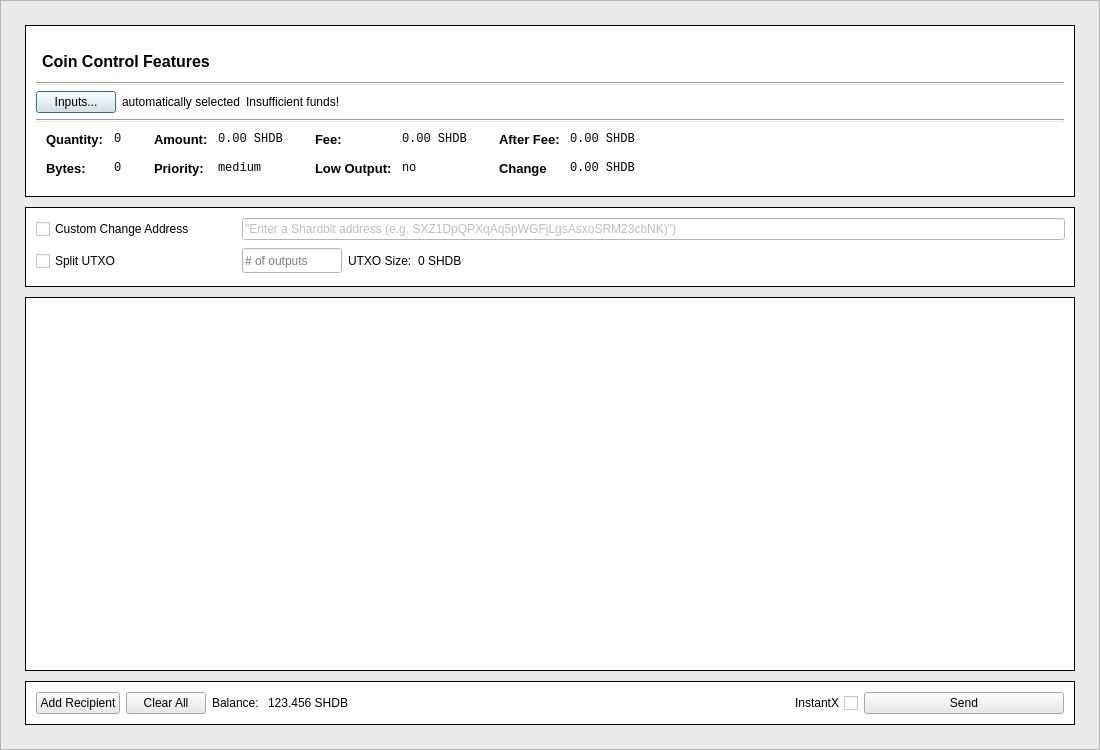
<?xml version="1.0" encoding="UTF-8"?>
<ui version="4.0">
 <class>SendCoinsDialog</class>
 <widget class="QDialog" name="SendCoinsDialog">
  <property name="geometry">
   <rect>
    <x>0</x>
    <y>0</y>
    <width>1100</width>
    <height>750</height>
   </rect>
  </property>
  <property name="minimumSize">
   <size>
    <width>0</width>
    <height>0</height>
   </size>
  </property>
  <property name="maximumSize">
   <size>
    <width>16777215</width>
    <height>16777215</height>
   </size>
  </property>
  <property name="windowTitle">
   <string>Send Coins</string>
  </property>
  <layout class="QVBoxLayout" name="verticalLayout" stretch="0">
   <property name="leftMargin">
    <number>0</number>
   </property>
   <property name="topMargin">
    <number>0</number>
   </property>
   <property name="rightMargin">
    <number>0</number>
   </property>
   <property name="bottomMargin">
    <number>0</number>
   </property>
   <item>
    <widget class="QFrame" name="frame">
     <property name="styleSheet">
      <string notr="true">background-color: #eaeaea
</string>
     </property>
     <property name="frameShape">
      <enum>QFrame::StyledPanel</enum>
     </property>
     <property name="frameShadow">
      <enum>QFrame::Raised</enum>
     </property>
     <layout class="QVBoxLayout" name="verticalLayout_3">
      <property name="leftMargin">
       <number>24</number>
      </property>
      <property name="topMargin">
       <number>24</number>
      </property>
      <property name="rightMargin">
       <number>24</number>
      </property>
      <property name="bottomMargin">
       <number>24</number>
      </property>
      <item>
       <layout class="QVBoxLayout" name="verticalLayout_2">
        <property name="spacing">
         <number>10</number>
        </property>
        <item>
         <widget class="QFrame" name="frameCoinControl">
          <property name="minimumSize">
           <size>
            <width>0</width>
            <height>0</height>
           </size>
          </property>
          <property name="maximumSize">
           <size>
            <width>16777215</width>
            <height>230</height>
           </size>
          </property>
          <property name="styleSheet">
           <string notr="true">#frameCoinControl {
    background-color: #fff;
    border: 1px solid black;
}</string>
          </property>
          <property name="frameShape">
           <enum>QFrame::StyledPanel</enum>
          </property>
          <property name="frameShadow">
           <enum>QFrame::Raised</enum>
          </property>
          <layout class="QVBoxLayout" name="verticalLayout_5">
           <property name="leftMargin">
            <number>0</number>
           </property>
           <property name="topMargin">
            <number>0</number>
           </property>
           <property name="rightMargin">
            <number>0</number>
           </property>
           <property name="bottomMargin">
            <number>0</number>
           </property>
           <item>
            <layout class="QVBoxLayout" name="verticalLayout_8">
             <property name="leftMargin">
              <number>10</number>
             </property>
             <property name="topMargin">
              <number>10</number>
             </property>
             <property name="rightMargin">
              <number>10</number>
             </property>
             <property name="bottomMargin">
              <number>10</number>
             </property>
             <item>
              <layout class="QVBoxLayout" name="verticalLayout_4">
               <property name="leftMargin">
                <number>0</number>
               </property>
               <item>
                <widget class="QFrame" name="frame_5">
                 <property name="minimumSize">
                  <size>
                   <width>0</width>
                   <height>40</height>
                  </size>
                 </property>
                 <property name="maximumSize">
                  <size>
                   <width>16777215</width>
                   <height>40</height>
                  </size>
                 </property>
                 <property name="styleSheet">
                  <string notr="true">border: 0;</string>
                 </property>
                 <property name="frameShape">
                  <enum>QFrame::StyledPanel</enum>
                 </property>
                 <property name="frameShadow">
                  <enum>QFrame::Raised</enum>
                 </property>
                 <property name="lineWidth">
                  <number>0</number>
                 </property>
                 <layout class="QHBoxLayout" name="horizontalLayout_5">
                  <property name="leftMargin">
                   <number>0</number>
                  </property>
                  <property name="topMargin">
                   <number>0</number>
                  </property>
                  <property name="rightMargin">
                   <number>0</number>
                  </property>
                  <property name="bottomMargin">
                   <number>0</number>
                  </property>
                  <item>
                   <layout class="QHBoxLayout" name="horizontalLayout_4">
                    <item>
                     <widget class="QLabel" name="labelCoinControlFeatures">
                      <property name="font">
                       <font>
                        <pointsize>12</pointsize>
                        <weight>75</weight>
                        <bold>true</bold>
                       </font>
                      </property>
                      <property name="styleSheet">
                       <string notr="true">padding-top: 10px;
padding-left: 2px;
background-color: #fff;</string>
                      </property>
                      <property name="text">
                       <string>Coin Control Features</string>
                      </property>
                     </widget>
                    </item>
                   </layout>
                  </item>
                 </layout>
                </widget>
               </item>
               <item>
                <widget class="Line" name="line">
                 <property name="orientation">
                  <enum>Qt::Horizontal</enum>
                 </property>
                </widget>
               </item>
               <item>
                <layout class="QHBoxLayout" name="horizontalLayout_6">
                 <item>
                  <widget class="QPushButton" name="pushButtonCoinControl">
                   <property name="text">
                    <string>Inputs...</string>
                   </property>
                  </widget>
                 </item>
                 <item>
                  <widget class="QLabel" name="labelCoinControlAutomaticallySelected">
                   <property name="styleSheet">
                    <string notr="true">background-color: #fff</string>
                   </property>
                   <property name="text">
                    <string>automatically selected</string>
                   </property>
                  </widget>
                 </item>
                 <item>
                  <widget class="QLabel" name="labelCoinControlInsuffFunds">
                   <property name="palette">
                    <palette>
                     <active>
                      <colorrole role="Button">
                       <brush brushstyle="SolidPattern">
                        <color alpha="255">
                         <red>255</red>
                         <green>255</green>
                         <blue>255</blue>
                        </color>
                       </brush>
                      </colorrole>
                      <colorrole role="Base">
                       <brush brushstyle="SolidPattern">
                        <color alpha="255">
                         <red>255</red>
                         <green>255</green>
                         <blue>255</blue>
                        </color>
                       </brush>
                      </colorrole>
                      <colorrole role="Window">
                       <brush brushstyle="SolidPattern">
                        <color alpha="255">
                         <red>255</red>
                         <green>255</green>
                         <blue>255</blue>
                        </color>
                       </brush>
                      </colorrole>
                     </active>
                     <inactive>
                      <colorrole role="Button">
                       <brush brushstyle="SolidPattern">
                        <color alpha="255">
                         <red>255</red>
                         <green>255</green>
                         <blue>255</blue>
                        </color>
                       </brush>
                      </colorrole>
                      <colorrole role="Base">
                       <brush brushstyle="SolidPattern">
                        <color alpha="255">
                         <red>255</red>
                         <green>255</green>
                         <blue>255</blue>
                        </color>
                       </brush>
                      </colorrole>
                      <colorrole role="Window">
                       <brush brushstyle="SolidPattern">
                        <color alpha="255">
                         <red>255</red>
                         <green>255</green>
                         <blue>255</blue>
                        </color>
                       </brush>
                      </colorrole>
                     </inactive>
                     <disabled>
                      <colorrole role="Button">
                       <brush brushstyle="SolidPattern">
                        <color alpha="255">
                         <red>255</red>
                         <green>255</green>
                         <blue>255</blue>
                        </color>
                       </brush>
                      </colorrole>
                      <colorrole role="Base">
                       <brush brushstyle="SolidPattern">
                        <color alpha="255">
                         <red>255</red>
                         <green>255</green>
                         <blue>255</blue>
                        </color>
                       </brush>
                      </colorrole>
                      <colorrole role="Window">
                       <brush brushstyle="SolidPattern">
                        <color alpha="255">
                         <red>255</red>
                         <green>255</green>
                         <blue>255</blue>
                        </color>
                       </brush>
                      </colorrole>
                     </disabled>
                    </palette>
                   </property>
                   <property name="styleSheet">
                    <string notr="true">font-color: red;
background-color: #fff;</string>
                   </property>
                   <property name="text">
                    <string>Insufficient funds!</string>
                   </property>
                  </widget>
                 </item>
                 <item>
                  <spacer name="horizontalSpacerCoinControl">
                   <property name="orientation">
                    <enum>Qt::Horizontal</enum>
                   </property>
                   <property name="sizeHint" stdset="0">
                    <size>
                     <width>40</width>
                     <height>20</height>
                    </size>
                   </property>
                  </spacer>
                 </item>
                </layout>
               </item>
               <item>
                <widget class="Line" name="line_2">
                 <property name="orientation">
                  <enum>Qt::Horizontal</enum>
                 </property>
                </widget>
               </item>
              </layout>
             </item>
             <item>
              <widget class="QWidget" name="widgetCoinControl" native="true">
               <property name="sizePolicy">
                <sizepolicy hsizetype="Preferred" vsizetype="Preferred">
                 <horstretch>0</horstretch>
                 <verstretch>0</verstretch>
                </sizepolicy>
               </property>
               <property name="minimumSize">
                <size>
                 <width>0</width>
                 <height>0</height>
                </size>
               </property>
               <property name="maximumSize">
                <size>
                 <width>16777215</width>
                 <height>80</height>
                </size>
               </property>
               <property name="styleSheet">
                <string notr="true">background-color: #fff</string>
               </property>
               <layout class="QHBoxLayout" name="horizontalLayoutCoinControl5">
                <property name="leftMargin">
                 <number>0</number>
                </property>
                <property name="topMargin">
                 <number>0</number>
                </property>
                <property name="rightMargin">
                 <number>0</number>
                </property>
                <property name="bottomMargin">
                 <number>0</number>
                </property>
                <item>
                 <layout class="QHBoxLayout" name="horizontalLayoutCoinControl3" stretch="0,0,0,1">
                  <property name="spacing">
                   <number>20</number>
                  </property>
                  <property name="topMargin">
                   <number>0</number>
                  </property>
                  <property name="bottomMargin">
                   <number>10</number>
                  </property>
                  <item>
                   <layout class="QFormLayout" name="formLayoutCoinControl1">
                    <property name="horizontalSpacing">
                     <number>10</number>
                    </property>
                    <property name="verticalSpacing">
                     <number>14</number>
                    </property>
                    <property name="leftMargin">
                     <number>10</number>
                    </property>
                    <property name="topMargin">
                     <number>4</number>
                    </property>
                    <property name="rightMargin">
                     <number>6</number>
                    </property>
                    <item row="0" column="0">
                     <widget class="QLabel" name="labelCoinControlQuantityText">
                      <property name="font">
                       <font>
                        <pointsize>10</pointsize>
                        <weight>75</weight>
                        <bold>true</bold>
                       </font>
                      </property>
                      <property name="styleSheet">
                       <string notr="true">font-weight:bold;</string>
                      </property>
                      <property name="text">
                       <string>Quantity:</string>
                      </property>
                      <property name="margin">
                       <number>0</number>
                      </property>
                     </widget>
                    </item>
                    <item row="0" column="1">
                     <widget class="QLabel" name="labelCoinControlQuantity">
                      <property name="font">
                       <font>
                        <family>Monospace</family>
                        <pointsize>9</pointsize>
                       </font>
                      </property>
                      <property name="cursor">
                       <cursorShape>IBeamCursor</cursorShape>
                      </property>
                      <property name="contextMenuPolicy">
                       <enum>Qt::ActionsContextMenu</enum>
                      </property>
                      <property name="text">
                       <string>0</string>
                      </property>
                      <property name="margin">
                       <number>0</number>
                      </property>
                      <property name="textInteractionFlags">
                       <set>Qt::LinksAccessibleByMouse|Qt::TextSelectableByKeyboard|Qt::TextSelectableByMouse</set>
                      </property>
                     </widget>
                    </item>
                    <item row="1" column="0">
                     <widget class="QLabel" name="labelCoinControlBytesText">
                      <property name="font">
                       <font>
                        <pointsize>10</pointsize>
                        <weight>75</weight>
                        <bold>true</bold>
                       </font>
                      </property>
                      <property name="styleSheet">
                       <string notr="true">font-weight:bold;</string>
                      </property>
                      <property name="text">
                       <string>Bytes:</string>
                      </property>
                     </widget>
                    </item>
                    <item row="1" column="1">
                     <widget class="QLabel" name="labelCoinControlBytes">
                      <property name="font">
                       <font>
                        <family>Monospace</family>
                        <pointsize>9</pointsize>
                       </font>
                      </property>
                      <property name="cursor">
                       <cursorShape>IBeamCursor</cursorShape>
                      </property>
                      <property name="contextMenuPolicy">
                       <enum>Qt::ActionsContextMenu</enum>
                      </property>
                      <property name="text">
                       <string>0</string>
                      </property>
                      <property name="textInteractionFlags">
                       <set>Qt::LinksAccessibleByMouse|Qt::TextSelectableByKeyboard|Qt::TextSelectableByMouse</set>
                      </property>
                     </widget>
                    </item>
                   </layout>
                  </item>
                  <item>
                   <layout class="QFormLayout" name="formLayoutCoinControl2">
                    <property name="horizontalSpacing">
                     <number>10</number>
                    </property>
                    <property name="verticalSpacing">
                     <number>14</number>
                    </property>
                    <property name="leftMargin">
                     <number>6</number>
                    </property>
                    <property name="topMargin">
                     <number>4</number>
                    </property>
                    <property name="rightMargin">
                     <number>6</number>
                    </property>
                    <item row="0" column="0">
                     <widget class="QLabel" name="labelCoinControlAmountText">
                      <property name="font">
                       <font>
                        <pointsize>10</pointsize>
                        <weight>75</weight>
                        <bold>true</bold>
                       </font>
                      </property>
                      <property name="styleSheet">
                       <string notr="true">font-weight:bold;</string>
                      </property>
                      <property name="text">
                       <string>Amount:</string>
                      </property>
                      <property name="margin">
                       <number>0</number>
                      </property>
                     </widget>
                    </item>
                    <item row="0" column="1">
                     <widget class="QLabel" name="labelCoinControlAmount">
                      <property name="font">
                       <font>
                        <family>Monospace</family>
                        <pointsize>9</pointsize>
                       </font>
                      </property>
                      <property name="cursor">
                       <cursorShape>IBeamCursor</cursorShape>
                      </property>
                      <property name="contextMenuPolicy">
                       <enum>Qt::ActionsContextMenu</enum>
                      </property>
                      <property name="text">
                       <string>0.00 SHDB</string>
                      </property>
                      <property name="textInteractionFlags">
                       <set>Qt::LinksAccessibleByMouse|Qt::TextSelectableByKeyboard|Qt::TextSelectableByMouse</set>
                      </property>
                     </widget>
                    </item>
                    <item row="1" column="0">
                     <widget class="QLabel" name="labelCoinControlPriorityText">
                      <property name="font">
                       <font>
                        <pointsize>10</pointsize>
                        <weight>75</weight>
                        <bold>true</bold>
                       </font>
                      </property>
                      <property name="styleSheet">
                       <string notr="true">font-weight:bold;</string>
                      </property>
                      <property name="text">
                       <string>Priority:</string>
                      </property>
                     </widget>
                    </item>
                    <item row="1" column="1">
                     <widget class="QLabel" name="labelCoinControlPriority">
                      <property name="font">
                       <font>
                        <family>Monospace</family>
                        <pointsize>9</pointsize>
                       </font>
                      </property>
                      <property name="cursor">
                       <cursorShape>IBeamCursor</cursorShape>
                      </property>
                      <property name="contextMenuPolicy">
                       <enum>Qt::ActionsContextMenu</enum>
                      </property>
                      <property name="text">
                       <string>medium</string>
                      </property>
                      <property name="textInteractionFlags">
                       <set>Qt::LinksAccessibleByMouse|Qt::TextSelectableByKeyboard|Qt::TextSelectableByMouse</set>
                      </property>
                     </widget>
                    </item>
                   </layout>
                  </item>
                  <item>
                   <layout class="QFormLayout" name="formLayoutCoinControl3">
                    <property name="horizontalSpacing">
                     <number>10</number>
                    </property>
                    <property name="verticalSpacing">
                     <number>14</number>
                    </property>
                    <property name="leftMargin">
                     <number>6</number>
                    </property>
                    <property name="topMargin">
                     <number>4</number>
                    </property>
                    <property name="rightMargin">
                     <number>6</number>
                    </property>
                    <item row="0" column="0">
                     <widget class="QLabel" name="labelCoinControlFeeText">
                      <property name="font">
                       <font>
                        <pointsize>10</pointsize>
                        <weight>75</weight>
                        <bold>true</bold>
                       </font>
                      </property>
                      <property name="styleSheet">
                       <string notr="true">font-weight:bold;</string>
                      </property>
                      <property name="text">
                       <string>Fee:</string>
                      </property>
                      <property name="margin">
                       <number>0</number>
                      </property>
                     </widget>
                    </item>
                    <item row="0" column="1">
                     <widget class="QLabel" name="labelCoinControlFee">
                      <property name="font">
                       <font>
                        <family>Monospace</family>
                        <pointsize>9</pointsize>
                       </font>
                      </property>
                      <property name="cursor">
                       <cursorShape>IBeamCursor</cursorShape>
                      </property>
                      <property name="contextMenuPolicy">
                       <enum>Qt::ActionsContextMenu</enum>
                      </property>
                      <property name="text">
                       <string>0.00 SHDB</string>
                      </property>
                      <property name="textInteractionFlags">
                       <set>Qt::LinksAccessibleByMouse|Qt::TextSelectableByKeyboard|Qt::TextSelectableByMouse</set>
                      </property>
                     </widget>
                    </item>
                    <item row="1" column="0">
                     <widget class="QLabel" name="labelCoinControlLowOutputText">
                      <property name="font">
                       <font>
                        <pointsize>10</pointsize>
                        <weight>75</weight>
                        <bold>true</bold>
                       </font>
                      </property>
                      <property name="styleSheet">
                       <string notr="true">font-weight:bold;</string>
                      </property>
                      <property name="text">
                       <string>Low Output:</string>
                      </property>
                     </widget>
                    </item>
                    <item row="1" column="1">
                     <widget class="QLabel" name="labelCoinControlLowOutput">
                      <property name="font">
                       <font>
                        <family>Monospace</family>
                        <pointsize>9</pointsize>
                       </font>
                      </property>
                      <property name="cursor">
                       <cursorShape>IBeamCursor</cursorShape>
                      </property>
                      <property name="contextMenuPolicy">
                       <enum>Qt::ActionsContextMenu</enum>
                      </property>
                      <property name="text">
                       <string>no</string>
                      </property>
                      <property name="textInteractionFlags">
                       <set>Qt::LinksAccessibleByMouse|Qt::TextSelectableByKeyboard|Qt::TextSelectableByMouse</set>
                      </property>
                     </widget>
                    </item>
                   </layout>
                  </item>
                  <item>
                   <layout class="QFormLayout" name="formLayoutCoinControl4">
                    <property name="horizontalSpacing">
                     <number>10</number>
                    </property>
                    <property name="verticalSpacing">
                     <number>14</number>
                    </property>
                    <property name="leftMargin">
                     <number>6</number>
                    </property>
                    <property name="topMargin">
                     <number>4</number>
                    </property>
                    <property name="rightMargin">
                     <number>6</number>
                    </property>
                    <item row="0" column="0">
                     <widget class="QLabel" name="labelCoinControlAfterFeeText">
                      <property name="font">
                       <font>
                        <pointsize>10</pointsize>
                        <weight>75</weight>
                        <bold>true</bold>
                       </font>
                      </property>
                      <property name="styleSheet">
                       <string notr="true">font-weight:bold;</string>
                      </property>
                      <property name="text">
                       <string>After Fee:</string>
                      </property>
                      <property name="margin">
                       <number>0</number>
                      </property>
                     </widget>
                    </item>
                    <item row="0" column="1">
                     <widget class="QLabel" name="labelCoinControlAfterFee">
                      <property name="font">
                       <font>
                        <family>Monospace</family>
                        <pointsize>9</pointsize>
                       </font>
                      </property>
                      <property name="cursor">
                       <cursorShape>IBeamCursor</cursorShape>
                      </property>
                      <property name="contextMenuPolicy">
                       <enum>Qt::ActionsContextMenu</enum>
                      </property>
                      <property name="text">
                       <string>0.00 SHDB</string>
                      </property>
                      <property name="textInteractionFlags">
                       <set>Qt::LinksAccessibleByMouse|Qt::TextSelectableByKeyboard|Qt::TextSelectableByMouse</set>
                      </property>
                     </widget>
                    </item>
                    <item row="1" column="0">
                     <widget class="QLabel" name="labelCoinControlChangeText">
                      <property name="font">
                       <font>
                        <pointsize>10</pointsize>
                        <weight>75</weight>
                        <bold>true</bold>
                       </font>
                      </property>
                      <property name="styleSheet">
                       <string notr="true">font-weight:bold;</string>
                      </property>
                      <property name="text">
                       <string>Change</string>
                      </property>
                     </widget>
                    </item>
                    <item row="1" column="1">
                     <widget class="QLabel" name="labelCoinControlChange">
                      <property name="font">
                       <font>
                        <family>Monospace</family>
                        <pointsize>9</pointsize>
                       </font>
                      </property>
                      <property name="cursor">
                       <cursorShape>IBeamCursor</cursorShape>
                      </property>
                      <property name="contextMenuPolicy">
                       <enum>Qt::ActionsContextMenu</enum>
                      </property>
                      <property name="text">
                       <string>0.00 SHDB</string>
                      </property>
                      <property name="textInteractionFlags">
                       <set>Qt::LinksAccessibleByMouse|Qt::TextSelectableByKeyboard|Qt::TextSelectableByMouse</set>
                      </property>
                     </widget>
                    </item>
                   </layout>
                  </item>
                 </layout>
                </item>
               </layout>
              </widget>
             </item>
            </layout>
           </item>
          </layout>
         </widget>
        </item>
        <item>
         <widget class="QFrame" name="frame_2">
          <property name="minimumSize">
           <size>
            <width>0</width>
            <height>80</height>
           </size>
          </property>
          <property name="maximumSize">
           <size>
            <width>16777215</width>
            <height>80</height>
           </size>
          </property>
          <property name="styleSheet">
           <string notr="true">#frame_2 {
    background-color: #fff;
    border: 1px solid black;
}</string>
          </property>
          <property name="frameShape">
           <enum>QFrame::StyledPanel</enum>
          </property>
          <property name="frameShadow">
           <enum>QFrame::Raised</enum>
          </property>
          <layout class="QGridLayout" name="gridLayout">
           <property name="leftMargin">
            <number>10</number>
           </property>
           <property name="topMargin">
            <number>10</number>
           </property>
           <property name="bottomMargin">
            <number>10</number>
           </property>
           <item row="0" column="0">
            <layout class="QGridLayout" name="gridLayout_4">
             <property name="leftMargin">
              <number>0</number>
             </property>
             <property name="rightMargin">
              <number>0</number>
             </property>
             <item row="0" column="0">
              <widget class="QCheckBox" name="checkBoxCoinControlChange">
               <property name="styleSheet">
                <string notr="true">background-color: #fff</string>
               </property>
               <property name="text">
                <string>Custom Change Address</string>
               </property>
              </widget>
             </item>
             <item row="1" column="1">
              <layout class="QHBoxLayout" name="horizontalLayout_8">
               <item>
                <widget class="QLineEdit" name="splitBlockLineEdit">
                 <property name="sizePolicy">
                  <sizepolicy hsizetype="Preferred" vsizetype="Preferred">
                   <horstretch>50</horstretch>
                   <verstretch>0</verstretch>
                  </sizepolicy>
                 </property>
                 <property name="minimumSize">
                  <size>
                   <width>100</width>
                   <height>20</height>
                  </size>
                 </property>
                 <property name="maximumSize">
                  <size>
                   <width>100</width>
                   <height>25</height>
                  </size>
                 </property>
                 <property name="styleSheet">
                  <string notr="true">background-color: #fff</string>
                 </property>
                 <property name="placeholderText">
                  <string># of outputs</string>
                 </property>
                </widget>
               </item>
               <item>
                <widget class="QLabel" name="labelBlockSizeText">
                 <property name="styleSheet">
                  <string notr="true">background-color: #fff</string>
                 </property>
                 <property name="text">
                  <string>UTXO Size:</string>
                 </property>
                </widget>
               </item>
               <item>
                <widget class="QLabel" name="labelBlockSize">
                 <property name="styleSheet">
                  <string notr="true">background-color: #fff</string>
                 </property>
                 <property name="text">
                  <string>0 SHDB</string>
                 </property>
                </widget>
               </item>
               <item>
                <spacer name="horizontalSpacer_7">
                 <property name="orientation">
                  <enum>Qt::Horizontal</enum>
                 </property>
                 <property name="sizeHint" stdset="0">
                  <size>
                   <width>40</width>
                   <height>20</height>
                  </size>
                 </property>
                </spacer>
               </item>
               <item>
                <widget class="QLabel" name="labelCoinControlChangeLabel">
                 <property name="sizePolicy">
                  <sizepolicy hsizetype="Preferred" vsizetype="Expanding">
                   <horstretch>0</horstretch>
                   <verstretch>0</verstretch>
                  </sizepolicy>
                 </property>
                 <property name="minimumSize">
                  <size>
                   <width>0</width>
                   <height>0</height>
                  </size>
                 </property>
                 <property name="styleSheet">
                  <string notr="true">background-color: #fff</string>
                 </property>
                 <property name="text">
                  <string/>
                 </property>
                 <property name="margin">
                  <number>3</number>
                 </property>
                </widget>
               </item>
              </layout>
             </item>
             <item row="0" column="1">
              <layout class="QHBoxLayout" name="horizontalLayout_9">
               <item>
                <widget class="QLineEdit" name="lineEditCoinControlChange">
                 <property name="enabled">
                  <bool>false</bool>
                 </property>
                 <property name="sizePolicy">
                  <sizepolicy hsizetype="Expanding" vsizetype="Fixed">
                   <horstretch>0</horstretch>
                   <verstretch>0</verstretch>
                  </sizepolicy>
                 </property>
                 <property name="minimumSize">
                  <size>
                   <width>0</width>
                   <height>0</height>
                  </size>
                 </property>
                 <property name="maximumSize">
                  <size>
                   <width>16777215</width>
                   <height>25</height>
                  </size>
                 </property>
                 <property name="styleSheet">
                  <string notr="true">background-color: #fff</string>
                 </property>
                 <property name="text">
                  <string>&quot;Enter a Shardbit address (e.g. SXZ1DpQPXqAq5pWGFjLgsAsxoSRM23cbNK)&quot;)</string>
                 </property>
                </widget>
               </item>
              </layout>
             </item>
             <item row="1" column="0">
              <widget class="QCheckBox" name="splitBlockCheckBox">
               <property name="sizePolicy">
                <sizepolicy hsizetype="Preferred" vsizetype="Preferred">
                 <horstretch>0</horstretch>
                 <verstretch>0</verstretch>
                </sizepolicy>
               </property>
               <property name="minimumSize">
                <size>
                 <width>200</width>
                 <height>0</height>
                </size>
               </property>
               <property name="maximumSize">
                <size>
                 <width>200</width>
                 <height>16777215</height>
                </size>
               </property>
               <property name="styleSheet">
                <string notr="true">background-color: #fff</string>
               </property>
               <property name="text">
                <string>Split UTXO</string>
               </property>
              </widget>
             </item>
            </layout>
           </item>
          </layout>
         </widget>
        </item>
        <item>
         <widget class="QScrollArea" name="scrollArea">
          <property name="minimumSize">
           <size>
            <width>0</width>
            <height>0</height>
           </size>
          </property>
          <property name="styleSheet">
           <string notr="true">#scrollArea {
    background-color: #fff; 
    border: 1px solid black;
}
</string>
          </property>
          <property name="widgetResizable">
           <bool>true</bool>
          </property>
          <widget class="QWidget" name="scrollAreaWidgetContents_2">
           <property name="geometry">
            <rect>
             <x>0</x>
             <y>0</y>
             <width>1046</width>
             <height>358</height>
            </rect>
           </property>
           <property name="styleSheet">
            <string notr="true">background-color: #fff</string>
           </property>
           <layout class="QVBoxLayout" name="verticalLayout_9">
            <property name="leftMargin">
             <number>10</number>
            </property>
            <property name="topMargin">
             <number>10</number>
            </property>
            <property name="rightMargin">
             <number>10</number>
            </property>
            <property name="bottomMargin">
             <number>10</number>
            </property>
            <item>
             <layout class="QVBoxLayout" name="entries"/>
            </item>
            <item>
             <spacer name="verticalSpacer">
              <property name="orientation">
               <enum>Qt::Vertical</enum>
              </property>
              <property name="sizeHint" stdset="0">
               <size>
                <width>20</width>
                <height>40</height>
               </size>
              </property>
             </spacer>
            </item>
           </layout>
          </widget>
         </widget>
        </item>
        <item>
         <widget class="QFrame" name="frame_4">
          <property name="maximumSize">
           <size>
            <width>16777215</width>
            <height>16777215</height>
           </size>
          </property>
          <property name="styleSheet">
           <string notr="true">#frame_4 {
    background-color: #fff;
    border: 1px solid black;
}</string>
          </property>
          <property name="frameShape">
           <enum>QFrame::StyledPanel</enum>
          </property>
          <property name="frameShadow">
           <enum>QFrame::Raised</enum>
          </property>
          <layout class="QHBoxLayout" name="horizontalLayout_2">
           <property name="leftMargin">
            <number>10</number>
           </property>
           <property name="topMargin">
            <number>10</number>
           </property>
           <property name="rightMargin">
            <number>10</number>
           </property>
           <property name="bottomMargin">
            <number>10</number>
           </property>
           <item>
            <layout class="QHBoxLayout" name="horizontalLayout">
             <property name="leftMargin">
              <number>0</number>
             </property>
             <item>
              <widget class="QPushButton" name="addButton">
               <property name="text">
                <string>Add Recipient</string>
               </property>
              </widget>
             </item>
             <item>
              <widget class="QPushButton" name="clearButton">
               <property name="text">
                <string>Clear All</string>
               </property>
              </widget>
             </item>
             <item>
              <layout class="QHBoxLayout" name="horizontalLayout_3">
               <item>
                <widget class="QLabel" name="label">
                 <property name="styleSheet">
                  <string notr="true">background-color: #fff</string>
                 </property>
                 <property name="text">
                  <string>Balance: </string>
                 </property>
                </widget>
               </item>
               <item>
                <widget class="QLabel" name="labelBalance">
                 <property name="styleSheet">
                  <string notr="true">background-color: #fff</string>
                 </property>
                 <property name="text">
                  <string>123.456 SHDB</string>
                 </property>
                </widget>
               </item>
              </layout>
             </item>
             <item>
              <spacer name="horizontalSpacer">
               <property name="orientation">
                <enum>Qt::Horizontal</enum>
               </property>
               <property name="sizeHint" stdset="0">
                <size>
                 <width>40</width>
                 <height>20</height>
                </size>
               </property>
              </spacer>
             </item>
             <item>
              <widget class="QCheckBox" name="checkInstantX">
               <property name="layoutDirection">
                <enum>Qt::RightToLeft</enum>
               </property>
               <property name="styleSheet">
                <string notr="true">background-color: #fff</string>
               </property>
               <property name="text">
                <string>InstantX</string>
               </property>
              </widget>
             </item>
             <item>
              <widget class="QPushButton" name="sendButton">
               <property name="minimumSize">
                <size>
                 <width>200</width>
                 <height>0</height>
                </size>
               </property>
               <property name="text">
                <string>Send</string>
               </property>
              </widget>
             </item>
            </layout>
           </item>
          </layout>
         </widget>
        </item>
       </layout>
      </item>
     </layout>
    </widget>
   </item>
  </layout>
 </widget>
 <resources>
  <include location="../../../../Shardbit_Compile/src/qt/bitcoin.qrc"/>
 </resources>
 <connections/>
</ui>
